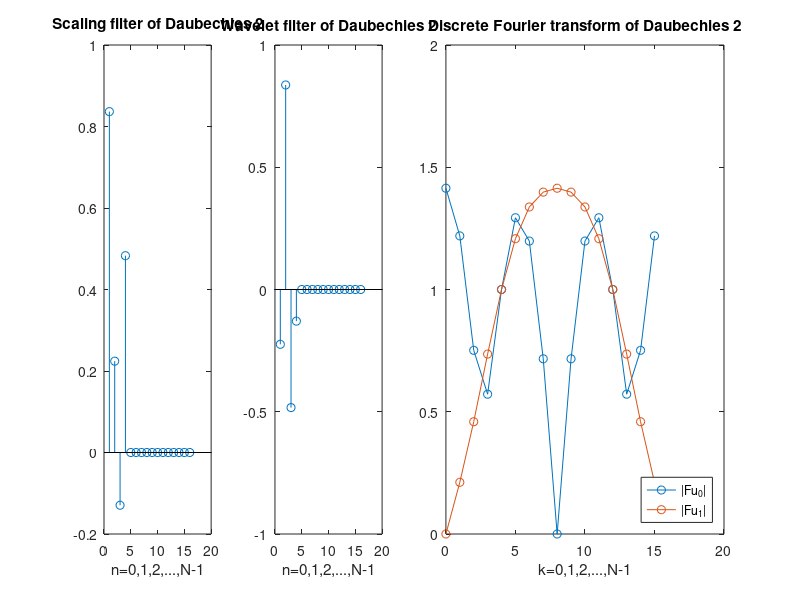

MATLAB code to generate this figure:
% size N
N=16;

% the numbers of rows and columns 
m=transpose(1:N);
n=1:N;

% the N-th root of unity
omega=exp(2*pi*i/N);

% sqrt(N) times the Fourier matrix
F=zeros(N);
F(m,n)=power(omega,(m-1).*(n-1));

% the wavelet 
u0=zeros([N 1]);
u1=zeros([N 1]);
u0(1)=(3+sqrt(3))/4/sqrt(2);
u0(2)=(3-sqrt(3))/4/sqrt(2);
u0(3)=(1-sqrt(3))/4/sqrt(2);
u0(4)=(1+sqrt(3))/4/sqrt(2);
u1(1)=(-3+sqrt(3))/4/sqrt(2);
u1(2)=(3+sqrt(3))/4/sqrt(2);
u1(3)=(-1-sqrt(3))/4/sqrt(2);
u1(4)=(1-sqrt(3))/4/sqrt(2);

% Fourier transform of the wavelet and absolute values
Fu0=F*u0;
Fu1=F*u1;
AbsFu0(m)=abs(Fu0(m));
AbsFu1(m)=abs(Fu1(m));

% Plotting
subplot(1,4,1)
stem(u0)
title('Scaling filter of Daubechies 2')
xlabel('n=0,1,2,...,N-1')
subplot(1,4,2)
stem(u1)
title('Wavelet filter of Daubechies 2')
xlabel('n=0,1,2,...,N-1')
subplot(1,4,[3,4])
plot(m-1,AbsFu0,'-o',m-1,AbsFu1,'-o')
legend('|Fu_0|','|Fu_1|','Location','southeast')
title('Discrete Fourier transform of Daubechies 2')
xlabel('k=0,1,2,...,N-1')